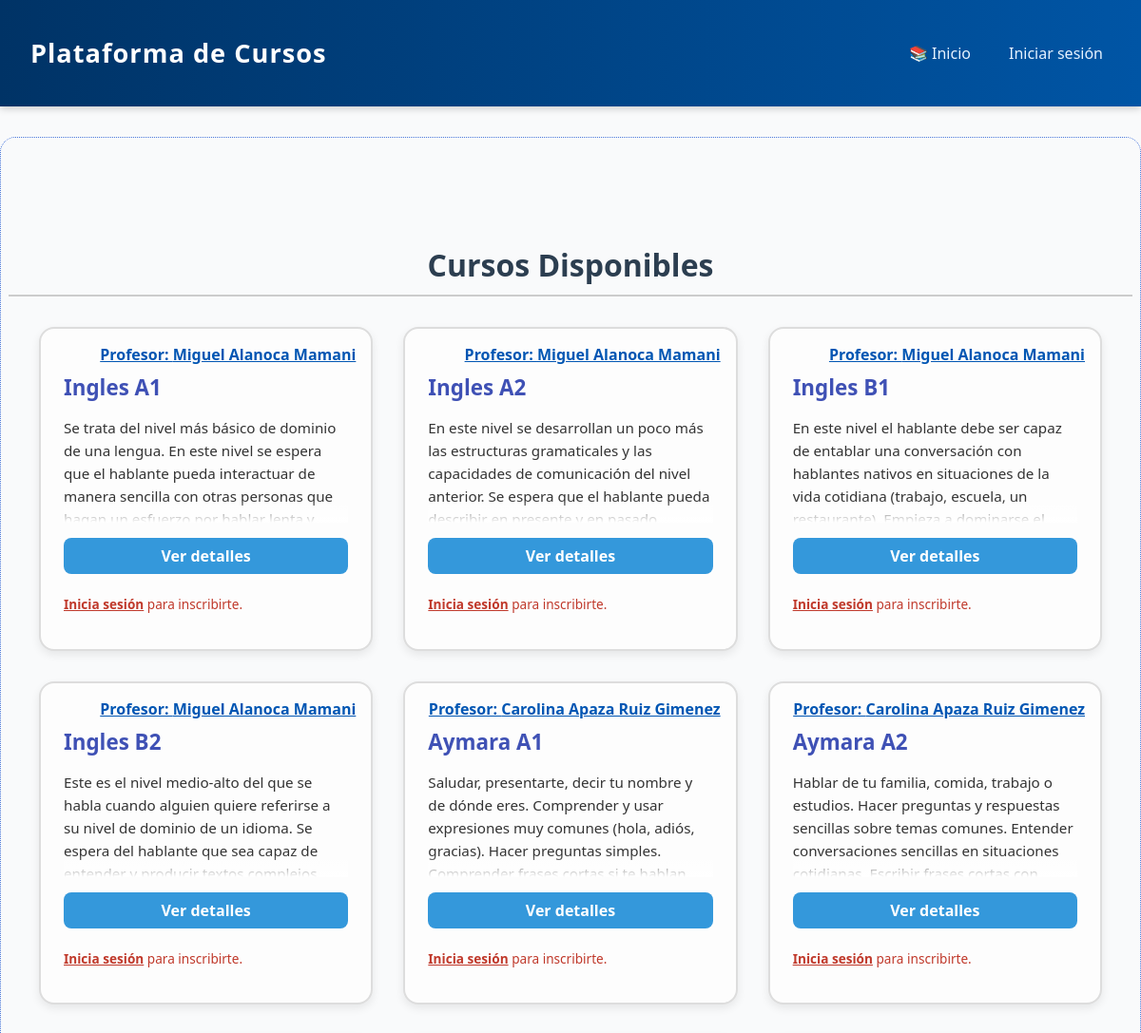
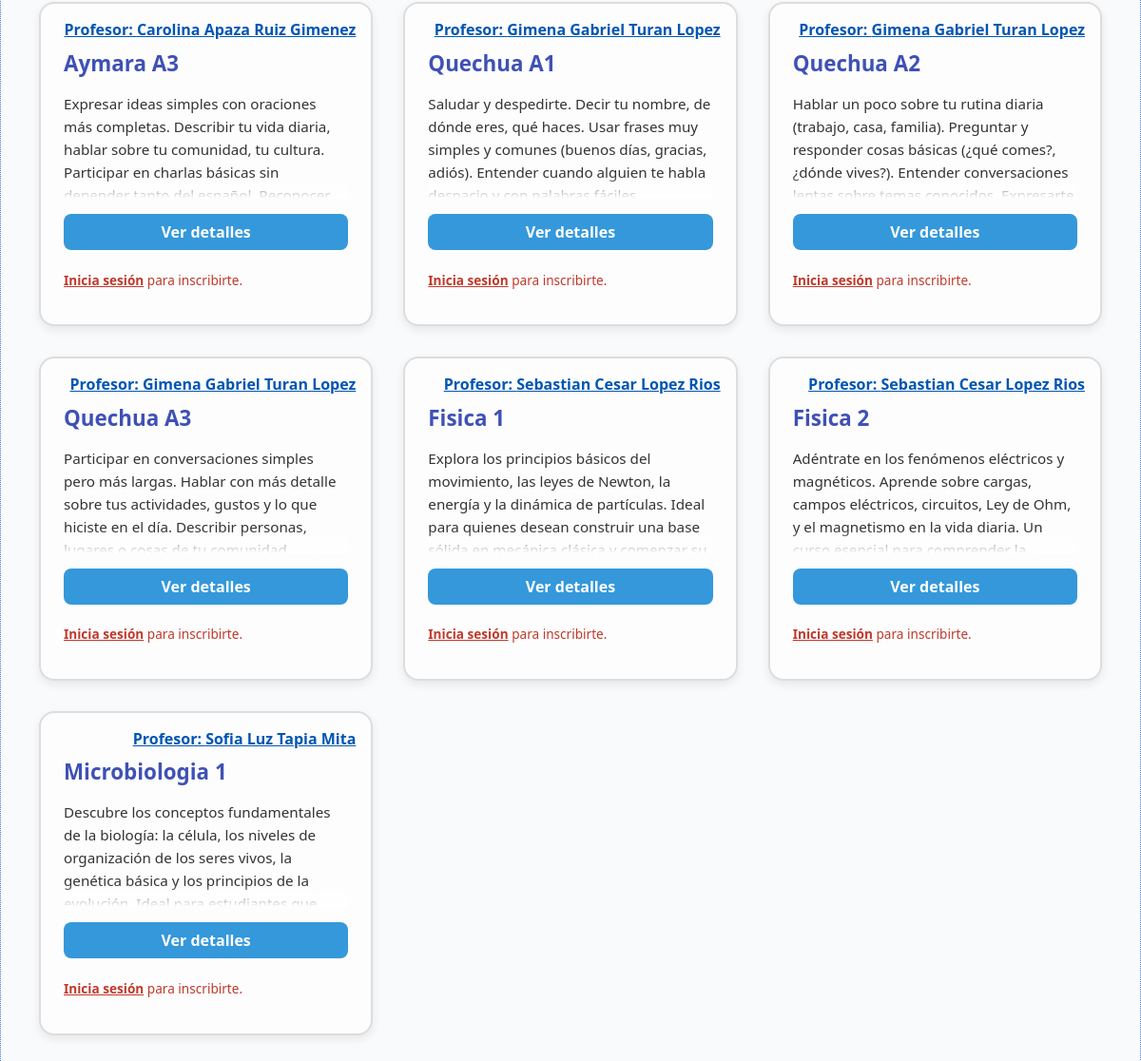
The page / on the database its author committed (2 pictures, top to bottom).
### cursos/models.py (models this page shows, shortened)
class Curso(models.Model):
    titulo = models.CharField(max_length=200)
    descripcion = models.TextField()
    fecha_inicio = models.DateField()
    fecha_fin = models.DateField()
    profesor = models.ForeignKey(Profesor, on_delete=models.CASCADE)

class Profesor(models.Model):
    user = models.OneToOneField(User, on_delete=models.CASCADE) #Relacion de usuario para que el maestro tenga una sesion igual al estudiante
    nombre = models.CharField(max_length=100)
    email = models.EmailField(unique=True)
    especialidad = models.CharField(max_length=100)

### cursos/views.py (the view)
# urls.py: path('', views.lista_cursos, name='lista_cursos'),
def lista_cursos(request):
    cursos = Curso.objects.all()
    cursos_inscritos_ids = []
    if request.user.is_authenticated:
        cursos_inscritos_ids = Inscripcion.objects.filter(user=request.user).values_list('curso_id', flat=True)
    return render(request, 'cursos/cursos.html', {
        'cursos': cursos,
        'cursos_inscritos_ids': cursos_inscritos_ids
    })

### cursos/templates/cursos/cursos.html (shortened to what this page needs)
{% extends 'cursos/base.html' %}
{% load static %}
{% block content %}
<div class="contenedor-cursos">
</div>
<h2 class="titulo-principal">Cursos Disponibles</h2>
<div class="contenedor-cursos">
  {% for curso in cursos %}
    {% if curso.id not in cursos_inscritos_ids %}
    <div class="tarjeta-curso no-inscrito">
      <div class="profesor-tooltip-container profesor-posicion">
        <span class="profesor-nombre">Profesor: {{ curso.profesor.nombre }}</span>
      </div>
      <h3 class="titulo-curso">{{ curso.titulo }}</h3>
      <p class="descripcion-curso">{{ curso.descripcion }}</p>
      <div class="acciones-curso">
        <a href="{% url 'detalle_curso' curso.id %}" class="btn-detalles">Ver detalles</a>
        {% if user.is_authenticated %}
        <a href="{% url 'inscribirse_curso' curso.id %}" class="btn-inscribirse">Inscribirse</a>
        {% else %}
        <p class="login-requerido">
          <a href="{% url 'login' %}">Inicia sesión</a> para inscribirte.
        </p>
        {% endif %}
      </div>
    </div>
    {% endif %}
  {% endfor %}
</div>
{% endblock %}

### static/css/estilos_generales.css (style rules this page uses)
:root { --color-primario: #eeeeee; --color-secundario:#4977da; --color-tablas:#224bbe; --color-hoverbtn:#5cb6ee; }
* { text-decoration: none; }
*, *::before, *::after { box-sizing: border-box; }
body { font-family: 'Gill Sans', 'Gill Sans MT', Calibri, 'Trebuchet MS', sans-serif; margin: 0px; height: 100vh; width: auto; padding: 0px; background-color: var(--color-primario); overflow-x: hidden; }

### static/css/estilos_cursos.css (style rules this page uses)
.titulo-principal { text-align: center; font-size: 2rem; margin: 2rem 0 1rem; color: #2c3e50; }
.contenedor-cursos { display: grid; grid-template-columns: repeat(auto-fill, minmax(280px, 1fr)); gap: 2rem; padding: 0 2rem 3rem; }
.tarjeta-curso { position: relative; overflow: visible; border-radius: 1rem; padding: 1.5rem; box-shadow: 0 4px 10px rgba(0, 0, 0, 0.08); transition: transform 0.2s ease; border: 2px solid transparent; }
.tarjeta-curso.no-inscrito { background-color: #fdfdfd; border-color: #ddd; }
.titulo-curso { font-size: 1.3rem; margin-bottom: 0.5rem; color: #1a5276; }
.descripcion-curso { position: relative; font-size: 0.95rem; color: #333; margin-bottom: 1rem; max-height: 7rem; overflow: hidden; line-height: 1.5rem; }
.descripcion-curso::after { content: ""; position: absolute; bottom: 0; left: 0; width: 100%; height: 1.5rem; background: linear-gradient(to top, white, rgba(255,255,255,0)); }
.acciones-curso { display: flex; flex-direction: column; gap: 0.5rem; }
.btn-detalles, .btn-inscribirse { display: inline-block; text-align: center; padding: 0.5rem; border-radius: 0.5rem; text-decoration: none; font-weight: bold; transition: background-color 0.3s; }
.btn-detalles { background-color: #3498db; color: white; }
.login-requerido { font-size: 0.85rem; color: #c0392b; }
.login-requerido a { color: #c0392b; font-weight: bold; text-decoration: underline; }
.profesor-tooltip-container { position: relative; display: inline-block; cursor: pointer; }
.profesor-nombre { color: #0056b3; font-weight: bold; text-decoration: underline; }
.profesor-tooltip-container.profesor-posicion { position: absolute; top: 1rem; right: 1rem; z-index: 20; }

### static/css/estilos_editarInformacion.css (style rules this page uses)
.titulo-principal { text-align: center; margin-bottom: 1.5rem; font-size: 1.8rem; font-weight: bold; }

### static/css/estilos_progresoEstudiante.css (style rules this page uses)
body { font-family: 'Segoe UI', Tahoma, Geneva, Verdana, sans-serif; background-color: #f9fafb; color: #333; }
.titulo-principal { font-size: 2em; margin-bottom: 1em; border-bottom: 2px solid #ccc; padding-bottom: 10px; color: #2c3e50; }
.titulo-curso { font-size: 1.4em; margin-bottom: 10px; color: #3f51b5; }

### rows shown on the page
Curso: profesor.nombre "Miguel Alanoca Mamani", titulo "Ingles A1", descripcion "Se trata del nivel más básico de dominio de una lengua. En este nivel se espera que el hablante pueda interactuar de manera sencilla con otras personas que…"
Curso: profesor.nombre "Miguel Alanoca Mamani", titulo "Ingles A2", descripcion "En este nivel se desarrollan un poco más las estructuras gramaticales y las capacidades de comunicación del nivel anterior. Se espera que el hablante pueda…"
Curso: profesor.nombre "Miguel Alanoca Mamani", titulo "Ingles B1", descripcion "En este nivel el hablante debe ser capaz de entablar una conversación con hablantes nativos en situaciones de la vida cotidiana (trabajo, escuela, un…"
Curso: profesor.nombre "Miguel Alanoca Mamani", titulo "Ingles B2", descripcion "Este es el nivel medio-alto del que se habla cuando alguien quiere referirse a su nivel de dominio de un idioma. Se espera del hablante que sea capaz de…"
Curso: profesor.nombre "Carolina Apaza Ruiz Gimenez", titulo "Aymara A1", descripcion "Saludar, presentarte, decir tu nombre y de dónde eres. Comprender y usar expresiones muy comunes (hola, adiós, gracias). Hacer preguntas simples.…"
Curso: profesor.nombre "Carolina Apaza Ruiz Gimenez", titulo "Aymara A2", descripcion "Hablar de tu familia, comida, trabajo o estudios. Hacer preguntas y respuestas sencillas sobre temas comunes. Entender conversaciones sencillas en situaciones…"
Curso: profesor.nombre "Carolina Apaza Ruiz Gimenez", titulo "Aymara A3", descripcion "Expresar ideas simples con oraciones más completas. Describir tu vida diaria, hablar sobre tu comunidad, tu cultura. Participar en charlas básicas sin…"
Curso: profesor.nombre "Gimena Gabriel Turan Lopez", titulo "Quechua A1", descripcion "Saludar y despedirte. Decir tu nombre, de dónde eres, qué haces. Usar frases muy simples y comunes (buenos días, gracias, adiós). Entender cuando alguien te habla…"
Curso: profesor.nombre "Gimena Gabriel Turan Lopez", titulo "Quechua A2", descripcion "Hablar un poco sobre tu rutina diaria (trabajo, casa, familia). Preguntar y responder cosas básicas (¿qué comes?, ¿dónde vives?). Entender conversaciones…"
Curso: profesor.nombre "Gimena Gabriel Turan Lopez", titulo "Quechua A3", descripcion "Participar en conversaciones simples pero más largas. Hablar con más detalle sobre tus actividades, gustos y lo que hiciste en el día. Describir personas,…"
Curso: profesor.nombre "Sebastian Cesar Lopez Rios", titulo "Fisica 1", descripcion "Explora los principios básicos del movimiento, las leyes de Newton, la energía y la dinámica de partículas. Ideal para quienes desean construir una base…"
Curso: profesor.nombre "Sebastian Cesar Lopez Rios", titulo "Fisica 2", descripcion "Adéntrate en los fenómenos eléctricos y magnéticos. Aprende sobre cargas, campos eléctricos, circuitos, Ley de Ohm, y el magnetismo en la vida diaria. Un…"
Curso: profesor.nombre "Sofia Luz Tapia Mita", titulo "Microbiologia 1", descripcion "Descubre los conceptos fundamentales de la biología: la célula, los niveles de organización de los seres vivos, la genética básica y los principios de la…"
